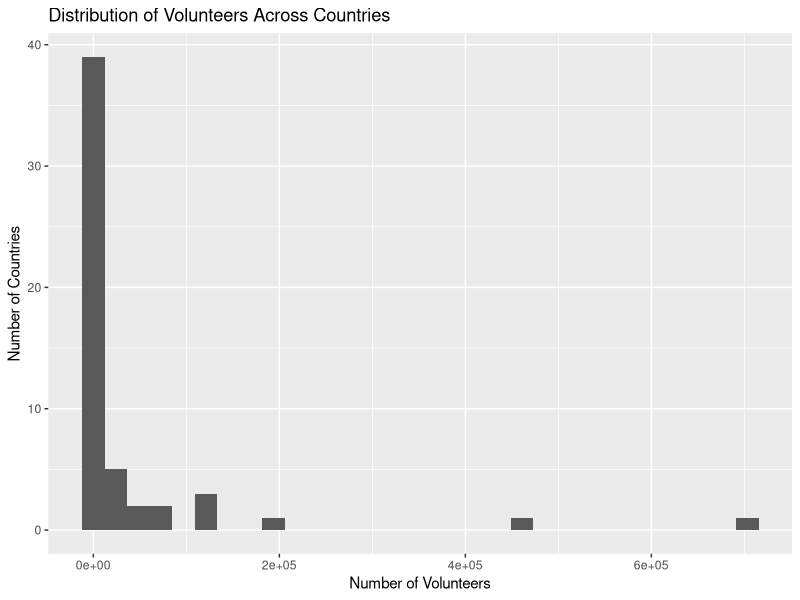
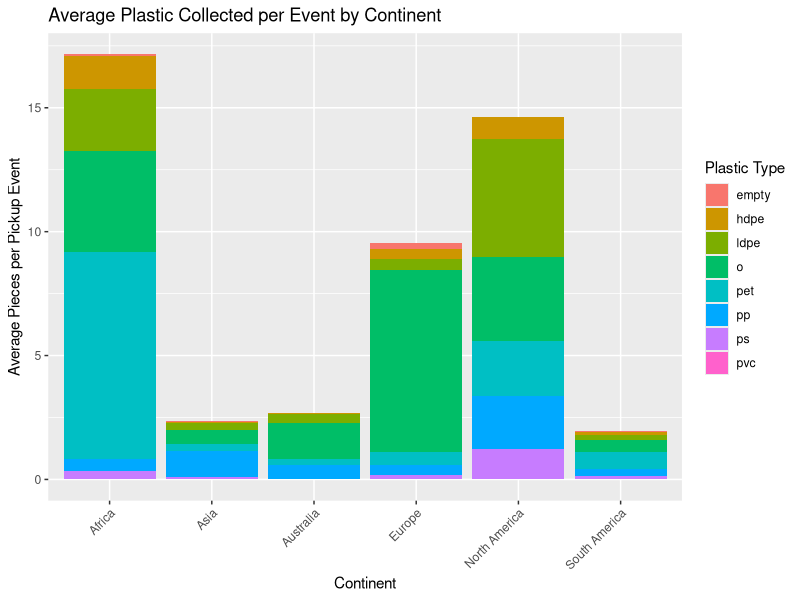

Reproduce these figures in R, in order.
## ---- chunk 1
require("knitr")
#opts_knit$set(root.dir = ) #use this to set your working directory so knitr understands it. By default the working directory is the same folder as where this Rmd document is saved on your computer

knitr::opts_knit$set(root.dir = getwd())
## ---- chunk 2
country <- read.csv("countrytotals.csv")

## ---- chunk 3

country_sorted <- country[order(country$total, decreasing=TRUE), ]
top5 <- country_sorted[1:5, c("country", "total")]
top5

#hint order(datacolumn, decreasing=TRUE) will give you the ranking of the countries by the values in the data column
#you can use this to re-order the country data frame, ordering it from the country with the most trash picked up to the least




## ---- chunk 4
library(ggplot2)
ggplot(country, aes(x = volunteers)) +
     geom_histogram(bins = 30) +
     labs (title = "Distribution of Volunteers Across Countries", x = "Number of Volunteers", y = "Number of Countries")

## ---- chunk 5

country$trash_per_event <- country$total / country$num_events

## ---- chunk 6
country_sorted2 <- country[order(country$trash_per_event, decreasing = TRUE), ]
top5_adjusted <- country_sorted2[1:5, c("country", "trash_per_event")]

top5_adjusted

## ---- chunk 7
continent <- read.csv("continenttypes.csv")


## ---- chunk 8
continent$avg_per_event <- continent$total / continent$events

## ---- chunk 9
ggplot(continent, aes(x = continent, y = avg_per_event, fill = plastic_type)) +
  geom_bar(stat = "identity") +
  labs(
    title = "Average Plastic Collected per Event by Continent",
    x = "Continent",
    y = "Average Pieces per Pickup Event",
    fill = "Plastic Type"
  ) +
  theme(axis.text.x = element_text(angle = 45, hjust = 1))
